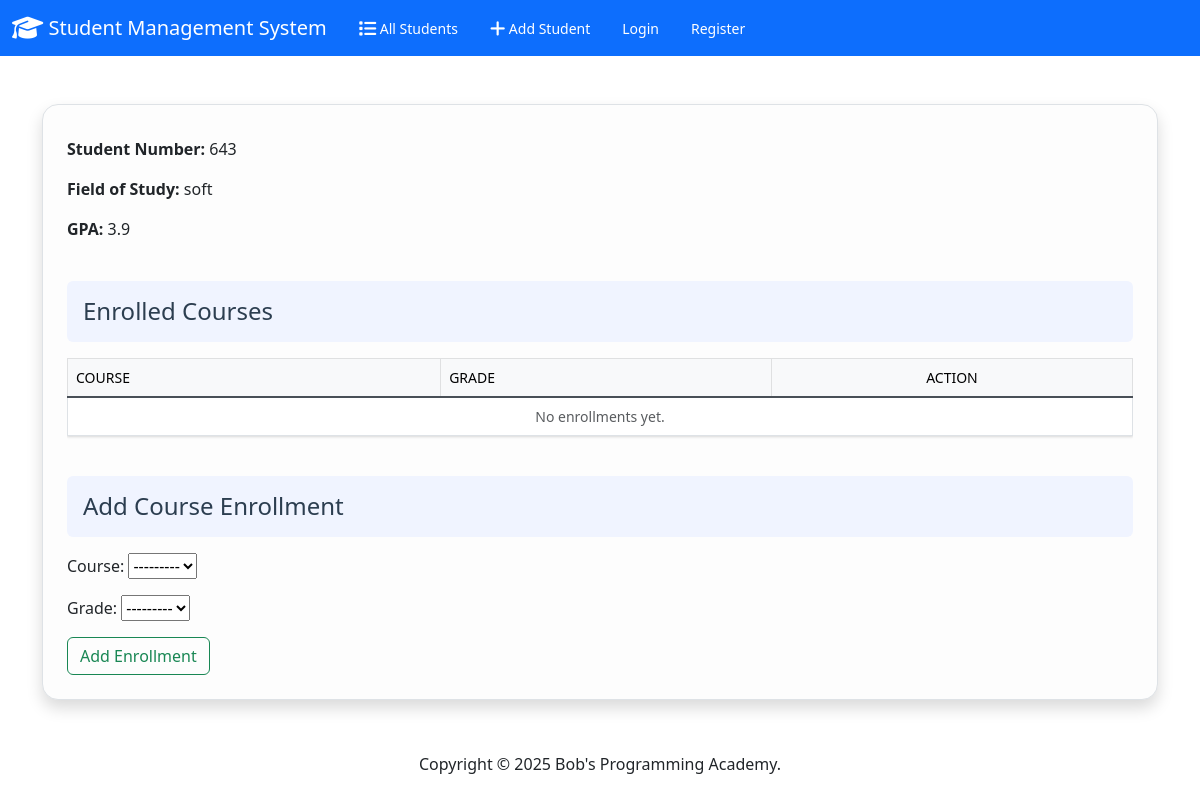
Screenshot of /student/1/ with the database file from the repository.
### students/models.py (models this page shows, shortened)
class Student(models.Model):
    user = models.OneToOneField(CustomUser, on_delete=models.CASCADE, related_name='student')
    student_number = models.CharField(max_length=20, unique=True)
    field_of_study = models.CharField(max_length=100)
    gpa = models.FloatField()

### students/views.py (the view)
# urls.py: path('student/<int:student_id>/', views.student_detail, name='student_detail'),
def student_detail(request, student_id):
    student = get_object_or_404(Student, id=student_id)
    enrollments = Enrollment.objects.filter(student=student).select_related('course')
    form = EnrollmentForm()
    return render(request, 'students/student_detail.html', {
        'student': student,
        'enrollments': enrollments,
        'form': form,
    })

### students/forms.py
class EnrollmentForm(forms.ModelForm):
    class Meta:
        model = Enrollment
        fields = ['course', 'grade']

### students/templates/students/student_detail.html (shortened to what this page needs)
{% extends "students/base.html" %}
{% block body %}
<link href="https://cdn.jsdelivr.net/npm/bootstrap@5.3.0/dist/css/bootstrap.min.css" rel="stylesheet">
<link href="https://cdnjs.cloudflare.com/ajax/libs/font-awesome/6.4.0/css/all.min.css" rel="stylesheet">
<div class="container my-5">
  <div class="card soft-card shadow p-4">
    <div class="mb-4">
      <p><strong>Student Number:</strong> {{ student.student_number }}</p>
      <p><strong>Field of Study:</strong> {{ student.field_of_study }}</p>
      <p><strong>GPA:</strong> {{ student.gpa }}</p>
    </div>
    <div class="mb-4">
      <div class="soft-header p-3 rounded">
        <h4 class="mb-0">Enrolled Courses</h4>
      </div>
      <div class="table-responsive mt-3">
        <table class="table table-bordered table-hover align-middle">
          <thead class="table-light">
            <tr>
              <th>Course</th>
              <th>Grade</th>
              <th class="text-center">Action</th>
            </tr>
          </thead>
          <tbody>
            {% for e in enrollments %}
            <tr>
              <td>{{ e.course.name }}</td>
              <td>{{ e.grade }}</td>
              <td class="text-center">
                <a href="{% url 'delete_enrollment' e.id %}" class="btn btn-outline-danger btn-sm">
                  Delete
                </a>
              </td>
            </tr>
            {% empty %}
            <tr>
              <td colspan="3" class="text-center text-muted">No enrollments yet.</td>
            </tr>
            {% endfor %}
          </tbody>
        </table>
      </div>
    </div>
    <div>
      <div class="soft-header p-3 rounded">
        <h4 class="mb-0">Add Course Enrollment</h4>
      </div>
      <div class="mt-3">
        <form method="post" action="{% url 'add_enrollment' student.id %}">
          <div class="mb-3">
            {{ form.as_p }}
          </div>
          <button type="submit" class="btn btn-outline-success">Add Enrollment</button>
        </form>
      </div>
    </div>
  </div>
</div>
{% endblock %}

### students/templates/students/student_detail.html (style rules this page uses)
.soft-header { background-color: #f0f4ff; color: #2c3e50; }
.soft-card { background-color: #fdfdfd; border-radius: 1rem; border: 1px solid #dee2e6; }

### rows the page displays
Student: student_number "643", field_of_study "soft", gpa "3.9"
